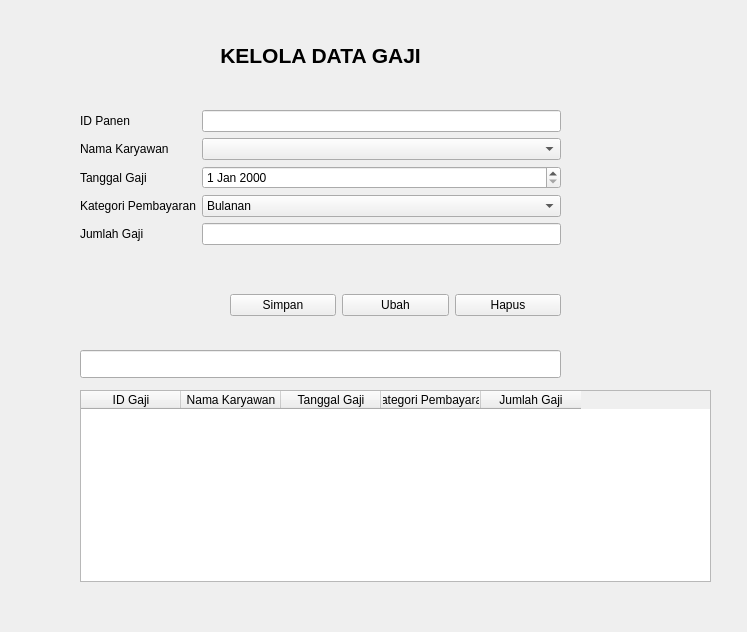
<?xml version="1.0" encoding="UTF-8"?>
<ui version="4.0">
 <class>Form</class>
 <widget class="QWidget" name="Form">
  <property name="geometry">
   <rect>
    <x>0</x>
    <y>0</y>
    <width>747</width>
    <height>632</height>
   </rect>
  </property>
  <property name="windowTitle">
   <string>Form</string>
  </property>
  <widget class="QLabel" name="label">
   <property name="geometry">
    <rect>
     <x>80</x>
     <y>40</y>
     <width>481</width>
     <height>31</height>
    </rect>
   </property>
   <property name="font">
    <font>
     <pointsize>16</pointsize>
     <bold>true</bold>
    </font>
   </property>
   <property name="text">
    <string>KELOLA DATA GAJI</string>
   </property>
   <property name="alignment">
    <set>Qt::AlignmentFlag::AlignCenter</set>
   </property>
  </widget>
  <widget class="QWidget" name="formLayoutWidget">
   <property name="geometry">
    <rect>
     <x>80</x>
     <y>110</y>
     <width>481</width>
     <height>171</height>
    </rect>
   </property>
   <layout class="QFormLayout" name="formLayout">
    <item row="0" column="0">
     <widget class="QLabel" name="iDPanenLabel">
      <property name="text">
       <string>ID Panen</string>
      </property>
     </widget>
    </item>
    <item row="0" column="1">
     <widget class="QLineEdit" name="editID"/>
    </item>
    <item row="1" column="0">
     <widget class="QLabel" name="namaKaryawanLabel">
      <property name="text">
       <string>Nama Karyawan</string>
      </property>
     </widget>
    </item>
    <item row="1" column="1">
     <widget class="QComboBox" name="cmbKaryawan"/>
    </item>
    <item row="2" column="0">
     <widget class="QLabel" name="tanggalGajiLabel">
      <property name="text">
       <string>Tanggal Gaji</string>
      </property>
     </widget>
    </item>
    <item row="2" column="1">
     <widget class="QDateEdit" name="dateGaji"/>
    </item>
    <item row="3" column="0">
     <widget class="QLabel" name="kategoriPembayaranLabel">
      <property name="text">
       <string>Kategori Pembayaran</string>
      </property>
     </widget>
    </item>
    <item row="3" column="1">
     <widget class="QComboBox" name="cmbKategori">
      <item>
       <property name="text">
        <string>Bulanan</string>
       </property>
      </item>
      <item>
       <property name="text">
        <string>Mingguan</string>
       </property>
      </item>
      <item>
       <property name="text">
        <string/>
       </property>
      </item>
     </widget>
    </item>
    <item row="4" column="0">
     <widget class="QLabel" name="jumlahGajiLabel">
      <property name="text">
       <string>Jumlah Gaji</string>
      </property>
     </widget>
    </item>
    <item row="4" column="1">
     <widget class="QLineEdit" name="editGaji">
      <property name="readOnly">
       <bool>false</bool>
      </property>
     </widget>
    </item>
   </layout>
  </widget>
  <widget class="QWidget" name="horizontalLayoutWidget">
   <property name="geometry">
    <rect>
     <x>230</x>
     <y>290</y>
     <width>331</width>
     <height>31</height>
    </rect>
   </property>
   <layout class="QHBoxLayout" name="horizontalLayout">
    <item>
     <widget class="QPushButton" name="btnSimpan">
      <property name="text">
       <string>Simpan</string>
      </property>
     </widget>
    </item>
    <item>
     <widget class="QPushButton" name="btnUbah">
      <property name="text">
       <string>Ubah</string>
      </property>
     </widget>
    </item>
    <item>
     <widget class="QPushButton" name="btnHapus">
      <property name="text">
       <string>Hapus</string>
      </property>
     </widget>
    </item>
   </layout>
  </widget>
  <widget class="QTableWidget" name="tblGaji">
   <property name="geometry">
    <rect>
     <x>80</x>
     <y>390</y>
     <width>631</width>
     <height>192</height>
    </rect>
   </property>
   <column>
    <property name="text">
     <string>ID Gaji</string>
    </property>
   </column>
   <column>
    <property name="text">
     <string>Nama Karyawan</string>
    </property>
   </column>
   <column>
    <property name="text">
     <string>Tanggal Gaji</string>
    </property>
   </column>
   <column>
    <property name="text">
     <string>Kategori Pembayaran</string>
    </property>
   </column>
   <column>
    <property name="text">
     <string>Jumlah Gaji</string>
    </property>
   </column>
  </widget>
  <widget class="QLineEdit" name="lineCari">
   <property name="geometry">
    <rect>
     <x>80</x>
     <y>350</y>
     <width>481</width>
     <height>28</height>
    </rect>
   </property>
  </widget>
 </widget>
 <resources/>
 <connections/>
</ui>
